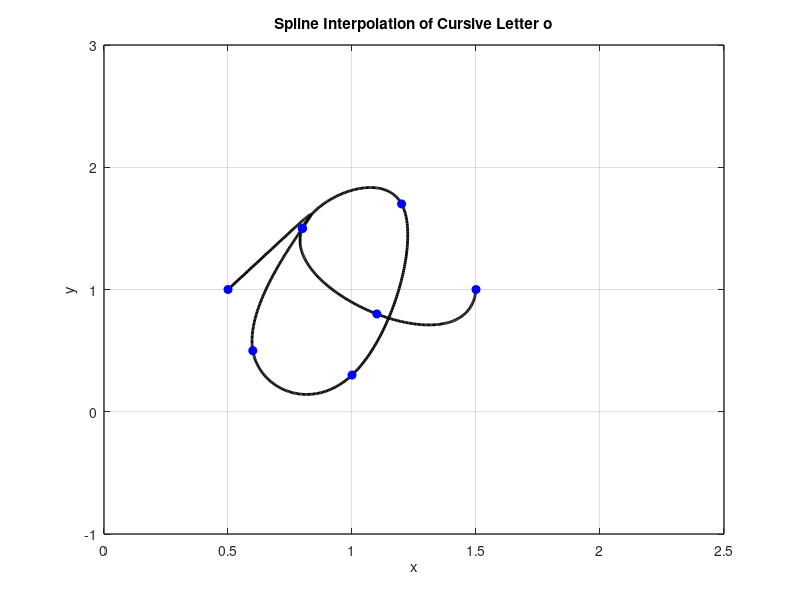

MATLAB code for this plot:
x = [0.5 0.8 0.6 1 1.2 0.8 1.1 1.5];
y = [1 1.5 0.5 0.3 1.7 1.5 0.8 1];

n = length(x);
t = 0:n-1; % Parametric coordinate t
tt = 0:0.01:n-1; % More dense coordinate tt for spline interpolation

% Compute spline interpolation
xx = spline(t, x, tt);
yy = spline(t, y, tt);

% Plot settings
figure(1)
plot(xx, yy, 'k', 'LineWidth', 2) % plot spline
hold on
plot(x, y, 'bo', 'MarkerFaceColor', 'b') % plot data points
axis([0 2.5 -1 3])
grid on
title('Spline Interpolation of Cursive Letter o')
xlabel('x')
ylabel('y')
set(gca, 'FontSize', 10, 'LineWidth', 1)
grid on
